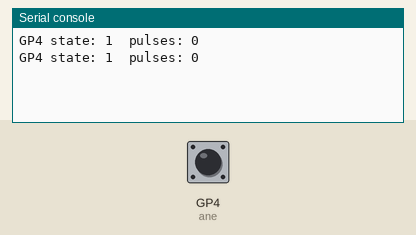
Simulated run of this program. Board: Raspberry Pi Pico running MicroPython. Shown: the last lines printed to the serial console. The test bench sets the inputs (shaded band); at power-on: GP4 (ane) HIGH.

Above: at 1.2 s.
1.3 s: GP4 (ane) pulled LOW for 1.2 s
At 2.5 s:
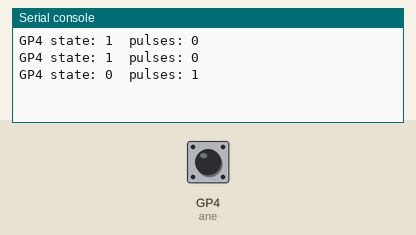
4.0 s: GP4 (ane) pulled LOW for 1.2 s
At 4.8 s:
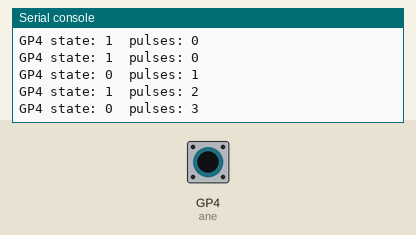
6.7 s: GP4 (ane) pulled LOW for 3.2 s
At 7.6 s:
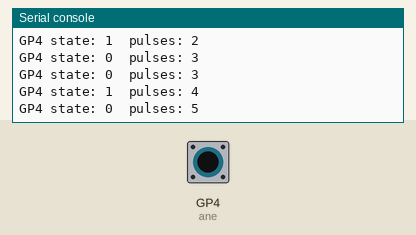
Timing chart, 0 to 9.7 s (numbered marks = the images above; inputs shaded):
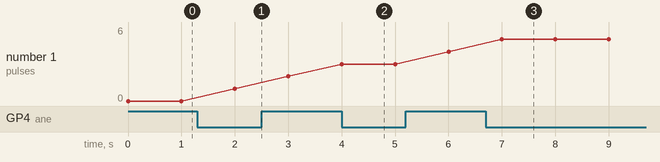

Measured:
- after the input at 1.3 s, the serial console: prints a new line after 0.70 s (image 1)
- after the input at 4.0 s, the serial console: prints a new line at once (image 2)
- after the input at 6.7 s, the serial console: prints a new line after 0.30 s (image 3)
- plotted number 1: 0 → 2 after the input at 1.3 s, 4 → 6 after the input at 6.7 s

The program:

test-anemometer.py
```python
# (licence header left out)
# Anemometer debug - scan all candidate pins for pulses

from machine import Pin
import time

# Test GP4 - our intended ANE pin
ane = Pin(4, Pin.IN, Pin.PULL_UP)

count = 0

def pulse(pin):
    global count
    count += 1

ane.irq(trigger=Pin.IRQ_FALLING | Pin.IRQ_RISING, handler=pulse)

while True:
    print(f"GP4 state: {ane.value()}  pulses: {count}")
    time.sleep(1)
```
